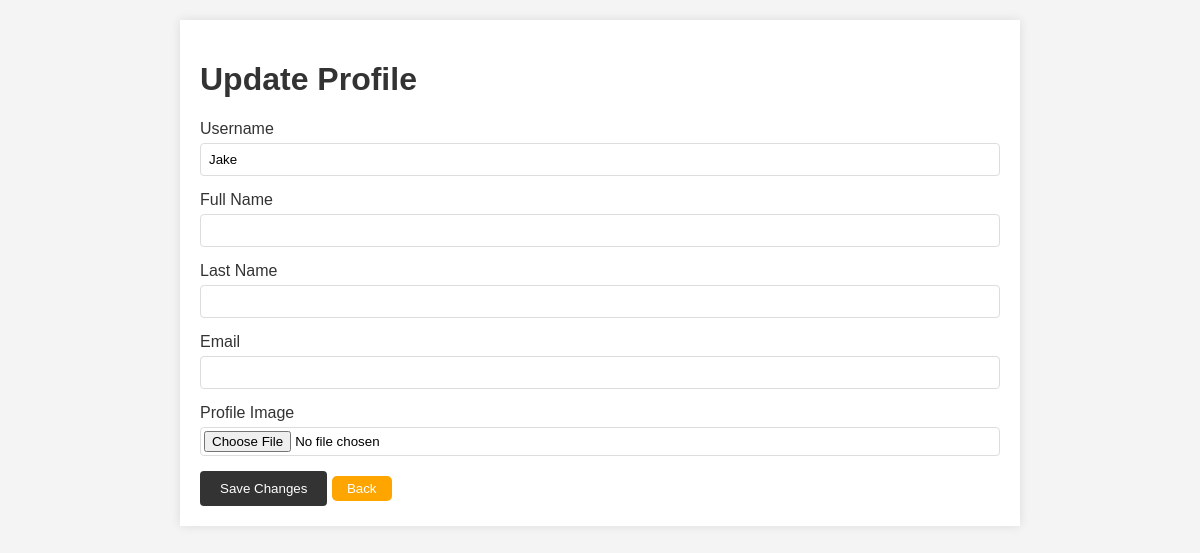
The app's page /user/profile_update/10/, older data.
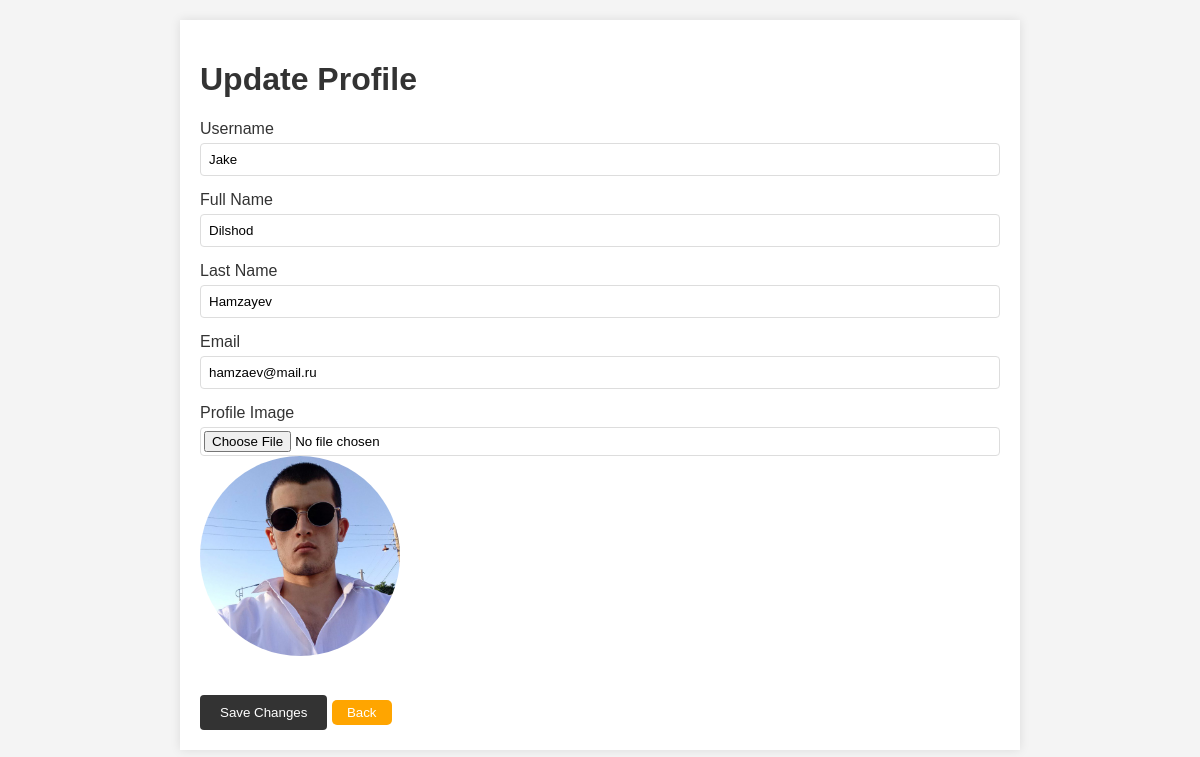
The same page, newer data.
### user/models.py (models this page shows, shortened)
class CreateUser(AbstractUser):
    image = models.ImageField(upload_to='user_image/', blank=True, null=True)
    class Meta:
        db_table = 'create_user'

### user/views.py (the view, shortened to what this page needs)
# urls.py: path('profile_update/<int:pk>/', ProfileUpdate.as_view(), name='profile-update'),
class ProfileUpdate(View):
    def get(self, request, pk):
        user = CreateUser.objects.get(pk=pk)
        return render(request, 'profile_update.html', {'user': user})

### templates/profile_update.html (shortened to what this page needs)
<!DOCTYPE html>
<html lang="en">
<head>
</head>
<body>
    <div class="container">
        <h1>Update Profile</h1>
        <form method="post" enctype="multipart/form-data">
            <div class="form-group">
                <label for="id_username">Username</label>
                <input type="text" name="username" id="id_username" value="{{ user.username }}">
            </div>
            <div class="form-group">
                <label for="id_first_name">Full Name</label>
                <input type="text" name="first_name" id="id_first_name" value="{{ user.first_name }}">
            </div>
            <div class="form-group">
                <label for="id_last_name">Last Name</label>
                <input type="text" name="last_name" id="id_last_name" value="{{ user.last_name }}">
            </div>
            <div class="form-group">
                <label for="id_email">Email</label>
                <input type="email" name="email" id="id_email" value="{{ user.email }}">
            </div>
            <div class="form-group">
                <label for="id_image">Profile Image</label>
                <input type="file" name="image" id="id_image">
                {% if user.image %}
                    <img src="{{ user.image.url }}" alt="Profile Image" class="profile-image">
                {% endif %}
            </div>
            <button type="submit" class="btn">Save Changes</button>
            <button style="background-color: orange; padding: 5px 15px; border: none; border-radius: 5px;"><a style="color: white; text-decoration: none;" href="{% url 'landing_page' %}" >Back</a></button>
        </form>
    </div>
</body>
</html>

Row changes from the older to the newer data that the page shows:
changed CreateUser "Jake": first_name (not shown) → "Dilshod"; last_name (not shown) → "Hamzayev"; email (not shown) → "hamzaev@mail.ru"; image: picture added
